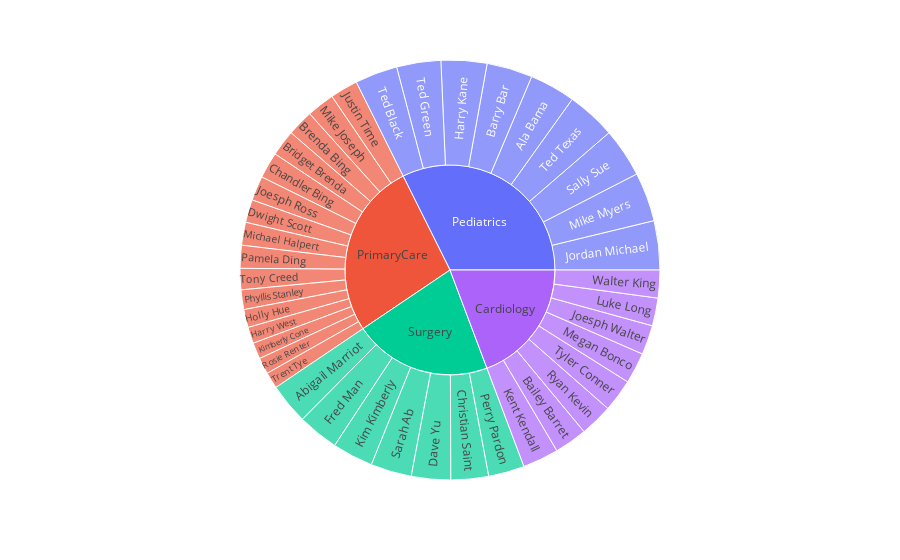

The notebook cell saved with this chart:
### Markdown cell above
# 52.Using Sunburst chart display the providers name by thier provider speciality, considering thier experience.

### Code cell
providers['ProviderDateOnStaff']=pd.to_datetime(providers['ProviderDateOnStaff'])
providers['ProviderDateOnStaffyear']=pd.to_datetime(providers['ProviderDateOnStaff']).dt.year
providers['ProviderDateOnStaffyear']
providers['Experience']= currentyear-providers['ProviderDateOnStaffyear']
fig = px.sunburst(providers, path=['ProviderSpecialty', 'ProviderName'], values='Experience')
fig.show()

### Figure 1 — Plotly figure (JSON) as saved in the notebook; plotly's stock layout.template omitted (floating-point values rounded to 4 significant figures)
{"data": [{"branchvalues": "total", "domain": {"x": [0, 1], "y": [0, 1]}, "hovertemplate": "labels=%{label}<br>Experience=%{value}<br>parent=%{parent}<br>id=%{id}<extra></extra>", "ids": ["Surgery/Abigail Marriot", "Pediatrics/Ala Bama", "Cardiology/Bailey Barret", "Pediatrics/Barry Bar", "PrimaryCare/Brenda Bing", "PrimaryCare/Bridget Brenda", "PrimaryCare/Chandler Bing", "Surgery/Christian Saint", "Surgery/Dave Yu", "PrimaryCare/Dwight Scott", "Surgery/Fred Man", "Pediatrics/Harry Kane", "PrimaryCare/Harry West", "PrimaryCare/Holly Hue", "PrimaryCare/Joesph Ross", "Cardiology/Joesph Walter", "Pediatrics/Jordan Michael", "PrimaryCare/Justin Time", "Cardiology/Kent Kendall", "Surgery/Kim Kimberly", "PrimaryCare/Kimberly Cone", "Cardiology/Luke Long", "Cardiology/Megan Bonco", "PrimaryCare/Michael Halpert", "PrimaryCare/Mike Joseph", "Pediatrics/Mike Myers", "PrimaryCare/Pamela Ding", "Surgery/Perry Pardon", "PrimaryCare/Phyllis Stanley", "PrimaryCare/Rosie Renter", "Cardiology/Ryan Kevin", "Pediatrics/Sally Sue", "Surgery/Sarah Ab", "Pediatrics/Ted Black", "Pediatrics/Ted Green", "Pediatrics/Ted Texas", "PrimaryCare/Tony Creed", "PrimaryCare/Trent Tye", "Cardiology/Tyler Conner", "Cardiology/Walter King", "Cardiology", "Pediatrics", "PrimaryCare", "Surgery"], "labels": ["Abigail Marriot", "Ala Bama", "Bailey Barret", "Barry Bar", "Brenda Bing", "Bridget Brenda", "Chandler Bing", "Christian Saint", "Dave Yu", "Dwight Scott", "Fred Man", "Harry Kane", "Harry West", "Holly Hue", "Joesph Ross", "Joesph Walter", "Jordan Michael", "Justin Time", "Kent Kendall", "Kim Kimberly", "Kimberly Cone", "Luke Long", "Megan Bonco", "Michael Halpert", "Mike Joseph", "Mike Myers", "Pamela Ding", "Perry Pardon", "Phyllis Stanley", "Rosie Renter", "Ryan Kevin", "Sally Sue", "Sarah Ab", "Ted Black", "Ted Green", "Ted Texas", "Tony Creed", "Trent Tye", "Tyler Conner", "Walter King", "Cardiology", "Pediatrics", "PrimaryCare", "Surgery"], "name": "", "parents": ["Surgery", "Pediatrics", "Cardiology", "Pediatrics", "PrimaryCare", "PrimaryCare", "PrimaryCare", "Surgery", "Surgery", "PrimaryCare", "Surgery", "Pediatrics", "PrimaryCare", "PrimaryCare", "PrimaryCare", "Cardiology", "Pediatrics", "PrimaryCare", "Cardiology", "Surgery", "PrimaryCare", "Cardiology", "Cardiology", "PrimaryCare", "PrimaryCare", "Pediatrics", "PrimaryCare", "Surgery", "PrimaryCare", "PrimaryCare", "Cardiology", "Pediatrics", "Surgery", "Pediatrics", "Pediatrics", "Pediatrics", "PrimaryCare", "PrimaryCare", "Cardiology", "Cardiology", "", "", "", ""], "type": "sunburst", "values": [25, 28, 20, 28, 16, 16, 16, 23, 24, 14, 25, 28, 10, 11, 15, 18, 30, 17, 22, 25, 10, 17, 19, 14, 17, 30, 14, 22, 12, 10, 20, 30, 25, 26, 27, 30, 13, 10, 20, 17, 153, 257, 215, 169]}], "layout": {"autosize": true, "legend": {"tracegroupgap": 0}, "margin": {"t": 60}}}
